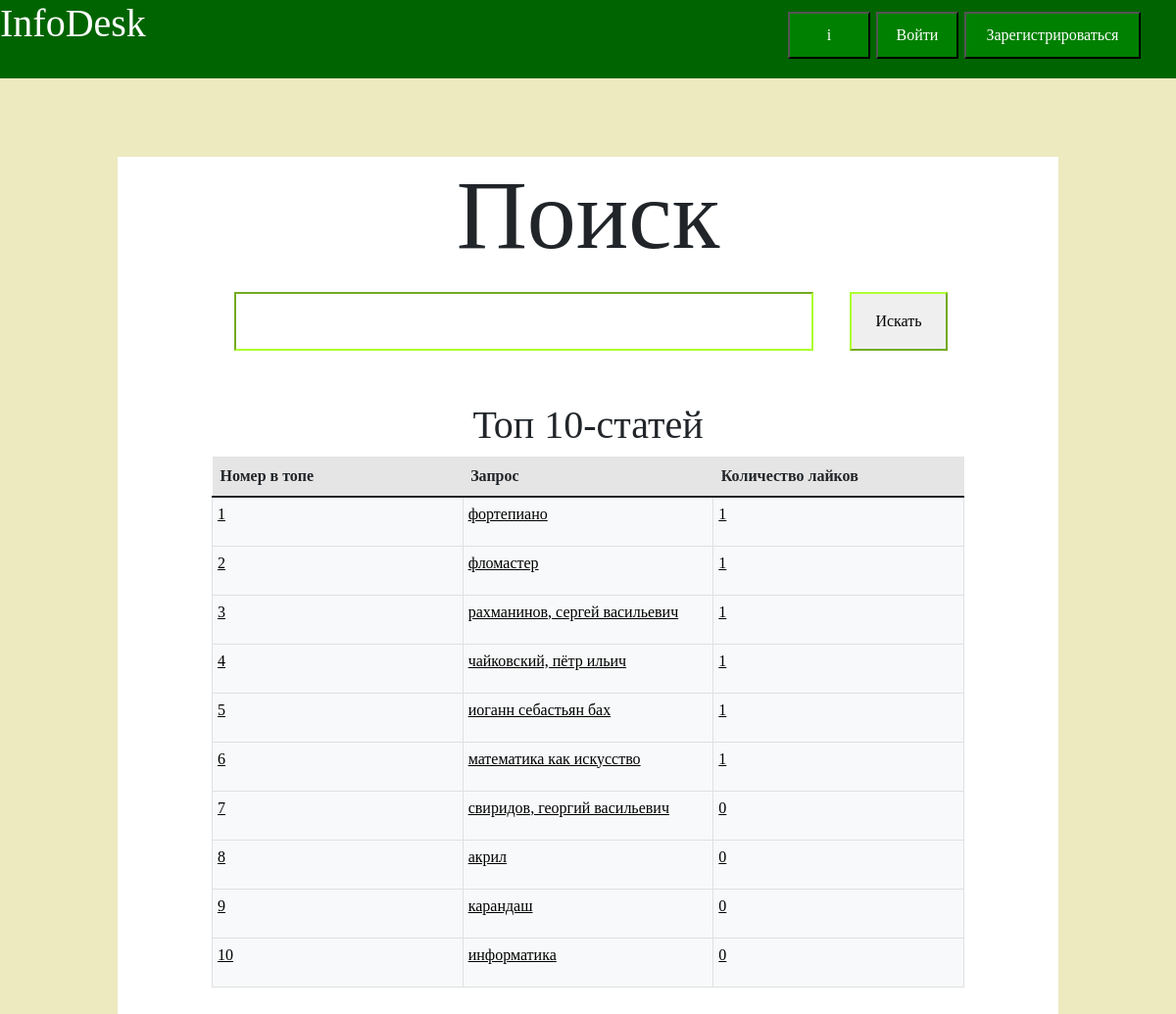
The page / on the database its author committed.
### data/words.py (models this page shows, shortened)
class Word(SqlAlchemyBase):
    __tablename__ = 'words'
    id = sqlalchemy.Column(sqlalchemy.Integer, primary_key=True, autoincrement=True)
    word = sqlalchemy.Column(sqlalchemy.String, nullable=False, unique=True)
    all_information = orm.relation("InformationByWord", back_populates='word')

### main.py (the view)
@app.route('/', methods=['GET', 'POST'])
def main_func():
    form = SearchForm()
    if form.validate_on_submit():
        return search(form.word.data.strip().lower())
    db = db_session.create_session()
    top_information = get_top_information(db)
    db.close()
    return render_template('main.html', is_authenticated=flask_login.current_user.is_authenticated, form=form,
                           inf=top_information, len_form=len(top_information))

### forms/search_form.py
class SearchForm(FlaskForm):
    word = StringField('Введите слово', validators=[DataRequired()])
    submit = SubmitField('Искать')

### data/db_session.py (called while the page is built)
def create_session() -> Session:
    global __factory
    return __factory()

### data/information.py (called while the page is built)
    def get_text_information(self) -> str:
        if self.is_blocked:
            return 'Данная информация заблокирована оператором, тк она содержит нежелательный контент'
        with open(f"./templates/{self.folder[2:]}", 'r', encoding='utf-8') as file:
            text = file.read().strip()
        text = text.strip('{% extends "get_information.'
                          'html" %}').strip().strip('{% block content_1 %}').strip('{% endblock %}')
        return text

    def get_main_word(self):
        try:
            word = self.all_words[0].word.word
            return word
        except IndexError as e:
            self.is_blocked = True
            logger.log(id=self.id, error=e)
            return

    def get_information(self):
        return {'user_name': self.user.name, 'user_surname': self.user.surname,
                'modified_date': self.modified_date, 'points': self.points,
                'number_of_comments': len(self.comments),
                'main_word': self.get_main_word(),
                'error': self.is_blocked,
                'address': address_created(self.id), 'text': self.get_text_information()}

### func/address_created.py (called while the page is built)
def address_created(object_id):
    one = randint(100, 999)
    return str(object_id) + str(one)  # такой вариант оказался удобнее для декодировки

### func/top_information.py (called while the page is built)
def get_top_information(db):
    return [i.get_information() for i in list(filter(lambda x: not x.is_blocked,
                                                     sorted(db.query(Information).all(),
                                                            key=lambda x: -x.points)))[:10]]

### templates/main.html (shortened to what this page needs)
{% extends "headline.html" %}
{% block content %}
    <head>
    </head>
    <body>
    <div class="content_block">
        <center><h1 class="big_header_block">
            Поиск
        </h1></center>
    <form action="" method="post">
        <div class="block_search">
            {{ form.word(class="form-control", class="search_area") }}<br>
            <p class="search_button">{{ form.submit(type="submit", class="btn btn-primary", class="search_button") }}</p>
        </div>
    </form>
        <br>
        <center><div class="top_10_information_block">
            <h1>Топ 10-статей</h1>
        <table class="table">
          <thead>
            <tr class="table-active">
              <th scope="col">Номер в топе</th>
              <th scope="col">Запрос</th>
                <th scope="col">Количество лайков</th>
            </tr>
          </thead>
          <tbody>
        {% for i in range(len_form) %}
            <tr>
                <td class="table-light"><a style="position: absolute;
        left: 0; right: 0;
        top: 0; bottom: 0;
        padding: 5px;
        color: black;" href="information/{{ inf[i]['address'] }}">{{ i + 1 }}</a></td>
                <td class="table-light"><a style="position: absolute;
        left: 0; right: 0;
        top: 0; bottom: 0;
        padding: 5px;
        color: black;" href="information/{{ inf[i]['address'] }}">{{ inf[i]["main_word"] }}</a></td>
                <td class="table-light"><a style="position: absolute;
        left: 0; right: 0;
        top: 0; bottom: 0;
        padding: 5px;
        color: black;" href="information/{{ inf[i]['address'] }}">{{ inf[i]["points"] }}</a></td>
            </tr>
        {% endfor %}
          </tbody>
        </table></div></center>
    </div>
    </body>
{% endblock %}

### static/css/styles.css (style rules this page uses)
.content_block { position: absolute; height: 150%; z-index: 2; left: 10%; right: 10%; bottom: 10%; top: 160px; background-color: white; }
.big_header_block { font-family: 'Lobster', cursive; font-size: 100px; }
.top_10_information_block { font-family: 'Lobster', cursive; position: absolute; top: 250px; left: 10%; right: 10%; z-index: 3; }

### templates/main.html (style rules this page uses)
.content_block { position: absolute; height: 200%; z-index: 2; left: 10%; right: 10%; bottom: 80px; top: 160px; background-color: white; }
.block_search { position: absolute; height: 100px; left: 10%; right: 10%; }
.search_button { font-family: 'Lobster', cursive; position: absolute; height: 60px; border-color: greenyellow; width: 100px; left: 75%; right: 20%; top: 5px; }
.search_area { position: absolute; height: 60px; left: 3%; right: 20%; border-color: greenyellow; top: 10px; }
table { table-layout: fixed; width: 100%; }
td { border: 1px solid #333; padding: 5px; position: relative; height: 50px; }

### rows shown on the page
Word: word "фортепиано"
Word: word "фломастер"
Word: word "рахманинов, сергей васильевич"
Word: word "чайковский, пётр ильич"
Word: word "иоганн себастьян бах"
Word: word "математика как искусство"
Word: word "свиридов, георгий васильевич"
Word: word "акрил"
Word: word "карандаш"
Word: word "информатика"

### other values the page prints
{{ i + 1 }} "1" "2" "3" "4" "5" "6" "7" "8" "9" "10"
{{ inf[i]["points"] }} "1" "1" "1" "1" "1" "1" "0" "0" "0" "0"
